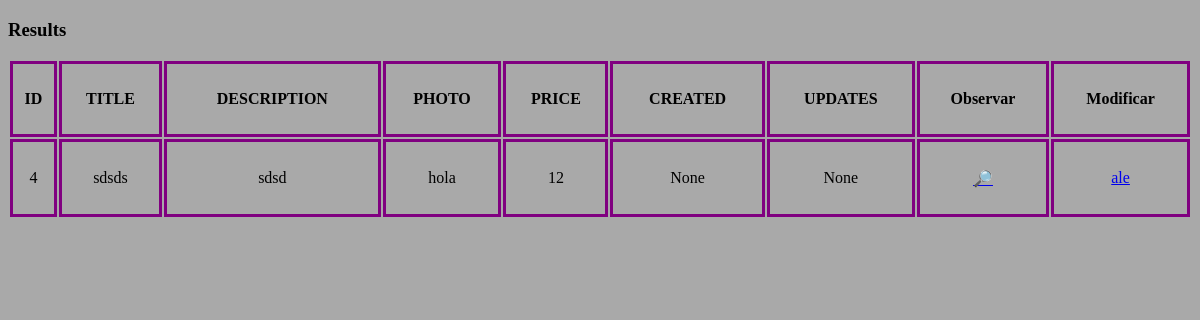
Before: /products/read/4 with the older database file.
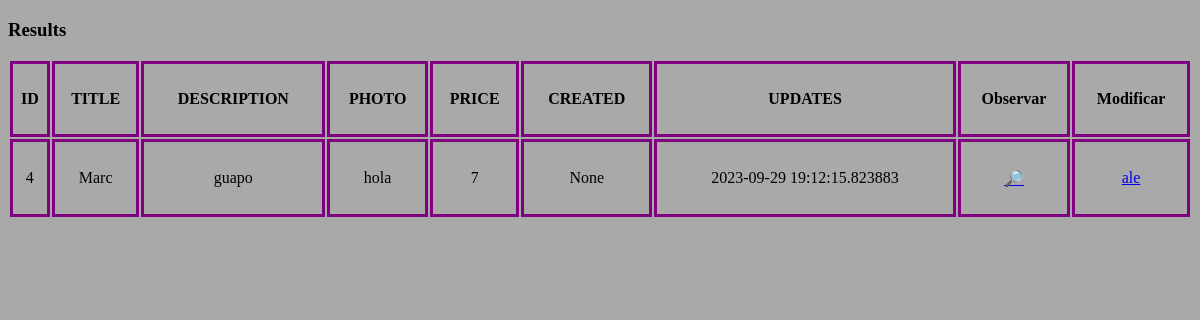
After: the same page with the newer database file.
### tables this page shows
CREATE TABLE products (
	id INTEGER PRIMARY KEY AUTOINCREMENT,
	title TEXT,
	description TEXT,
	photo TEXT,
	price DECIMAL(10, 2),
	category_id INTEGER,
	seller_id INTEGER,
	created DATETIME,
	updated DATETIME,
	FOREIGN KEY (category_id) REFERENCES categories(id),
	FOREIGN KEY (seller_id) REFERENCES users(id)
);

### app.py (the view)
@app.route("/products/read/<int:id>")
def read(id):
    app.logger.debug("INT" if (type(id) is int) else "OTHER")
    with get_db() as conn:
        sql = "SELECT * FROM products WHERE id = " + str(id)
        resultat = conn.execute(sql)
        items = resultat.fetchall()
    return render_template("products/list.html",items = items)

### app.py (called while the page is built)
def get_db():
    conn = sqlite3.connect(DATABASE)
    conn.row_factory = sqlite3.Row
    return conn

### templates/products/list.html (shortened to what this page needs)
<!DOCTYPE html>
<html lang="ca">
<head>
	<link href="/static/css/list.css" rel="stylesheet">
</head>
<body>
	<h3>Results</h3>
	<table>
		<tr>
			<th>ID</th>
			<th>TITLE</th>
			<th>DESCRIPTION</th>
            <th>PHOTO</th>
			<th>PRICE</th>
			<th>CREATED</th>
			<th>UPDATES</th>
			<th>Observar</th>
			<th>Modificar</th>
		</tr>
		{% for item in items %}
			<tr>
				<td>{{ item['id'] }}</a></td>
				<td>{{ item['title'] }}</a></td>
				<td>{{ item['description'] }}</a></td>
                <td>{{ item['photo'] }}</a></td>
				<td>{{ item['price'] }}</a></td>
				<td>{{ item['created'] }}</a></td>
				<td>{{ item['updated'] }}</a></td>
				<td><a href="/products/read/{{ item['id'] }}">🔎</a></td>
				<td><a href="/products/update/{{ item['id'] }}">ale</a></td>
			</tr>
		{% endfor %}
	</table>
</body>
</html>

Changed rows visible on the page:
changed products "hola": title "sdsds" → "Marc"; description "sdsd" → "guapo"; price "12" → "7"; updated "None" → "2023-09-29 19:12:15.823883"
